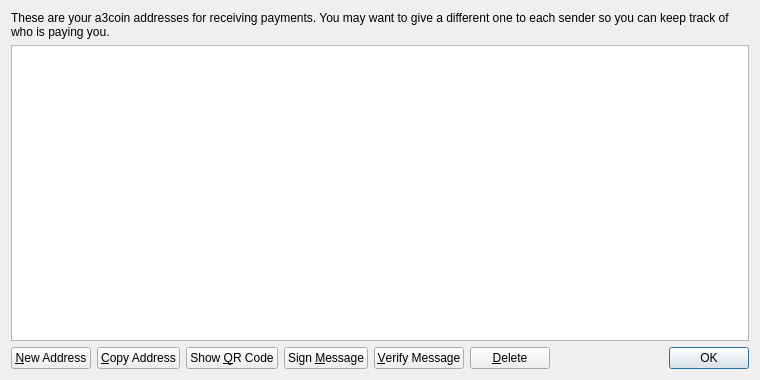
<?xml version="1.0" encoding="UTF-8"?>
<ui version="4.0">
 <class>AddressBookPage</class>
 <widget class="QWidget" name="AddressBookPage">
  <property name="geometry">
   <rect>
    <x>0</x>
    <y>0</y>
    <width>760</width>
    <height>380</height>
   </rect>
  </property>
  <property name="windowTitle">
   <string>Address Book</string>
  </property>
  <layout class="QVBoxLayout" name="verticalLayout">
   <item>
    <widget class="QLabel" name="labelExplanation">
     <property name="text">
      <string>These are your a3coin addresses for receiving payments. You may want to give a different one to each sender so you can keep track of who is paying you.</string>
     </property>
     <property name="textFormat">
      <enum>Qt::PlainText</enum>
     </property>
     <property name="wordWrap">
      <bool>true</bool>
     </property>
    </widget>
   </item>
   <item>
    <widget class="QTableView" name="tableView">
     <property name="contextMenuPolicy">
      <enum>Qt::CustomContextMenu</enum>
     </property>
     <property name="toolTip">
      <string>Double-click to edit address or label</string>
     </property>
     <property name="tabKeyNavigation">
      <bool>false</bool>
     </property>
     <property name="alternatingRowColors">
      <bool>true</bool>
     </property>
     <property name="selectionMode">
      <enum>QAbstractItemView::SingleSelection</enum>
     </property>
     <property name="selectionBehavior">
      <enum>QAbstractItemView::SelectRows</enum>
     </property>
     <property name="sortingEnabled">
      <bool>true</bool>
     </property>
     <attribute name="verticalHeaderVisible">
      <bool>false</bool>
     </attribute>
    </widget>
   </item>
   <item>
    <layout class="QHBoxLayout" name="horizontalLayout">
     <item>
      <widget class="QPushButton" name="newAddressButton">
       <property name="toolTip">
        <string>Create a new address</string>
       </property>
       <property name="text">
        <string>&amp;New Address</string>
       </property>
       <property name="icon">
        <iconset resource="../bitcoin.qrc">
         <normaloff>:/icons/add</normaloff>:/icons/add</iconset>
       </property>
      </widget>
     </item>
     <item>
      <widget class="QPushButton" name="copyToClipboard">
       <property name="toolTip">
        <string>Copy the currently selected address to the system clipboard</string>
       </property>
       <property name="text">
        <string>&amp;Copy Address</string>
       </property>
       <property name="icon">
        <iconset resource="../bitcoin.qrc">
         <normaloff>:/icons/editcopy</normaloff>:/icons/editcopy</iconset>
       </property>
      </widget>
     </item>
     <item>
      <widget class="QPushButton" name="showQRCode">
       <property name="text">
        <string>Show &amp;QR Code</string>
       </property>
       <property name="icon">
        <iconset resource="../bitcoin.qrc">
         <normaloff>:/icons/qrcode</normaloff>:/icons/qrcode</iconset>
       </property>
      </widget>
     </item>
     <item>
      <widget class="QPushButton" name="signMessage">
       <property name="toolTip">
        <string>Sign a message to prove you own a a3coin address</string>
       </property>
       <property name="text">
        <string>Sign &amp;Message</string>
       </property>
       <property name="icon">
        <iconset resource="../bitcoin.qrc">
         <normaloff>:/icons/edit</normaloff>:/icons/edit</iconset>
       </property>
      </widget>
     </item>
     <item>
      <widget class="QPushButton" name="verifyMessage">
       <property name="toolTip">
        <string>Verify a message to ensure it was signed with a specified a3coin address</string>
       </property>
       <property name="text">
        <string>&amp;Verify Message</string>
       </property>
       <property name="icon">
        <iconset resource="../bitcoin.qrc">
         <normaloff>:/icons/transaction_0</normaloff>:/icons/transaction_0</iconset>
       </property>
      </widget>
     </item>
     <item>
      <widget class="QPushButton" name="deleteButton">
       <property name="toolTip">
        <string>Delete the currently selected address from the list</string>
       </property>
       <property name="text">
        <string>&amp;Delete</string>
       </property>
       <property name="icon">
        <iconset resource="../bitcoin.qrc">
         <normaloff>:/icons/remove</normaloff>:/icons/remove</iconset>
       </property>
      </widget>
     </item>
     <item>
      <spacer name="horizontalSpacer">
       <property name="orientation">
        <enum>Qt::Horizontal</enum>
       </property>
       <property name="sizeHint" stdset="0">
        <size>
         <width>40</width>
         <height>20</height>
        </size>
       </property>
      </spacer>
     </item>
     <item>
      <widget class="QDialogButtonBox" name="buttonBox">
       <property name="sizePolicy">
        <sizepolicy hsizetype="Maximum" vsizetype="Fixed">
         <horstretch>0</horstretch>
         <verstretch>0</verstretch>
        </sizepolicy>
       </property>
       <property name="standardButtons">
        <set>QDialogButtonBox::Ok</set>
       </property>
      </widget>
     </item>
    </layout>
   </item>
  </layout>
 </widget>
 <resources>
  <include location="../bitcoin.qrc"/>
 </resources>
 <connections/>
</ui>
